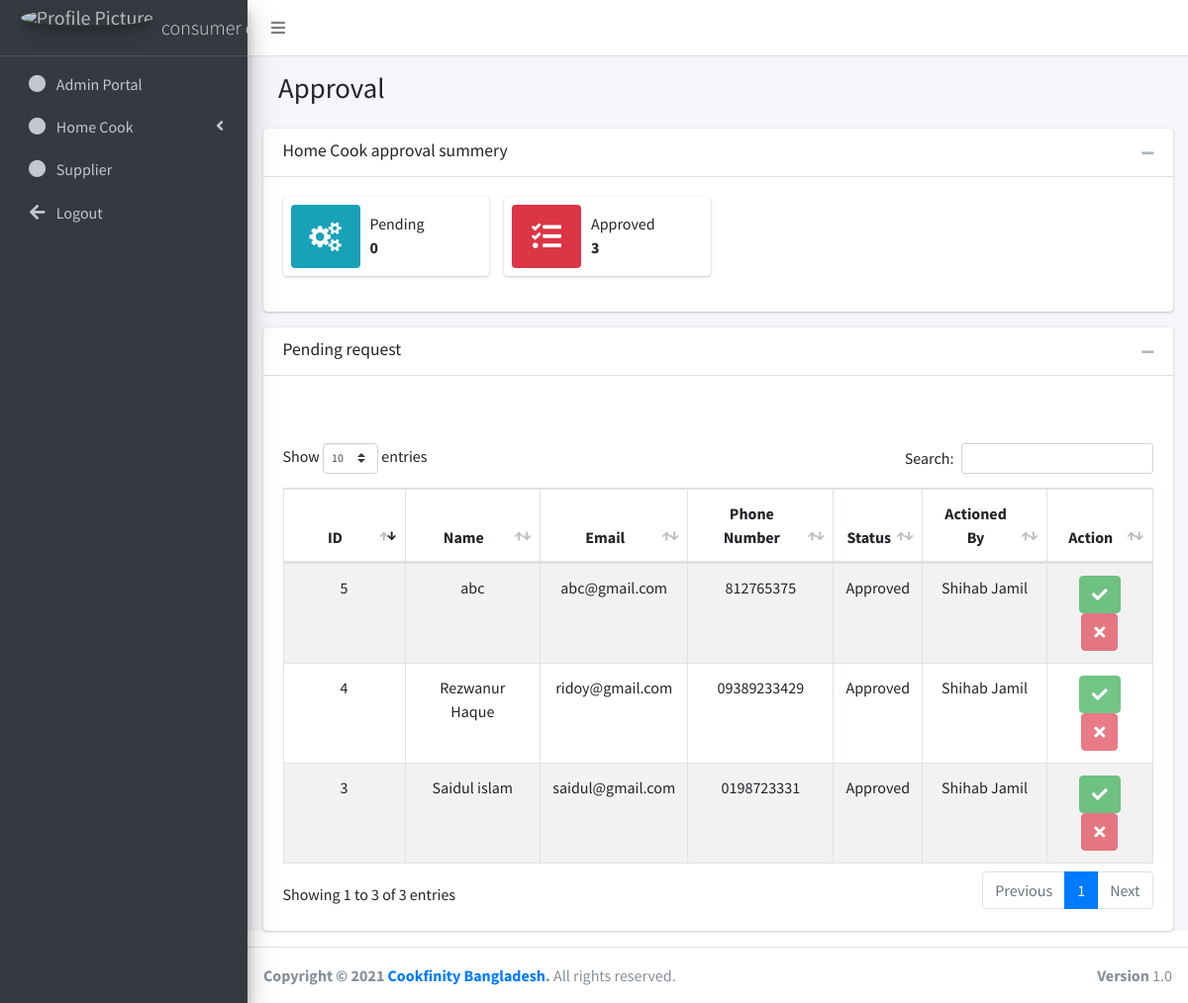
The page /admin/?page=approval (signed in) on the database its author committed.
### tables this page shows
CREATE TABLE `users` (
  `id` int(11) NOT NULL,
  `email` varchar(255) NOT NULL,
  `role` int(11) NOT NULL,
  `full_name` varchar(255) NOT NULL,
  `company_name` varchar(255) DEFAULT NULL,
  `own_image` varchar(255) DEFAULT NULL,
  `company_image` varchar(255) DEFAULT NULL,
  `city` int(11) DEFAULT NULL,
  `location` int(11) DEFAULT NULL,
  `phone_number` varchar(255) NOT NULL,
  `pickup_location` varchar(255) DEFAULT NULL,
  `nid_number` int(11) DEFAULT NULL,
  `address` varchar(255) DEFAULT NULL,
  `password` varchar(255) NOT NULL
);

CREATE TABLE `approvals` (
  `id` int(11) NOT NULL,
  `user_id` int(11) NOT NULL,
  `status` int(11) NOT NULL,
  `actioned_by` int(11) DEFAULT NULL
);

CREATE TABLE `settings_vars_variables` (
  `id` int(11) NOT NULL,
  `var_id` int(11) NOT NULL,
  `value` varchar(255) NOT NULL
);

### functions.php (called while the page is built, shortened)
<?php
    $db_host=constant('DB_HOST');
    $db_user=constant('DB_USERNAME');
    $db_password=constant('DB_PASSWORD');
    $db_name=constant('DB_NAME');
    $con = mysqli_connect($db_host, $db_user, $db_password,$db_name);
    mysqli_set_charset($con, "utf8");
    function getSingleTableRecord($tableName, $columnName, $value){
        $con = $GLOBALS['con'];
        $query = "SELECT * FROM $tableName WHERE $columnName='$value'";
        return mysqli_fetch_array(mysqli_query($con, $query));
    }
    function getUserNameById($uid){
        $con = $GLOBALS['con'];
        $query = "SELECT * FROM users WHERE id='$uid'";
        $result = mysqli_fetch_array(mysqli_query($con, $query));
        return $result['full_name'];
    }
    function getApprovalList(){
        global $con;
        $query = "SELECT ap.id, us.full_name, us.email, us.phone_number, svv.value AS status, ap.actioned_by FROM approvals AS ap JOIN users AS us ON ap.user_id = us.id JOIN settings_vars_variables AS svv ON ap.status = svv.id ORDER BY svv.value DESC";
        return mysqli_query($con, $query);
    }
    function countBadges($criteria){
         $con = $GLOBALS['con'];
        switch ($criteria) {
            case 'pending':
                $query = "SELECT COUNT(*) FROM approvals AS ap JOIN settings_vars_variables AS svv ON ap.status = svv.id WHERE svv.value='Pending'";
                break;
            case 'approved':
                $query = "SELECT COUNT(*) FROM approvals AS ap JOIN settings_vars_variables AS svv ON ap.status = svv.id WHERE svv.value='Approved'";
                break;
        }
        $result = mysqli_fetch_array(mysqli_query($con, $query));
        return $result['COUNT(*)'];
    }
?>

### admin/pages/approval.php (the view, shortened to what this page needs)
<div class="content-header">
    <div class="container-fluid">
    <div class="row mb-2">
        <div class="col-sm-6">
        <h1 class="m-0">Approval</h1>
        </div>
    </div>
    </div>
</div>
<div class="card">
  <div class="card-header">
      <h3 class="card-title">Home Cook approval summery</h3>
      <div class="card-tools">
        <button type="button" class="btn btn-tool" data-card-widget="collapse"><i class="fas fa-minus"></i></button>
      </div>
    </div>
  <div class="card-body">
    <div class="row">
      <div class="col-md-3 col-sm-6 col-12">
        <div class="info-box">
          <span class="info-box-icon bg-info"><i class="fa fa-cogs"></i></span>
          <div class="info-box-content">
            <span class="info-box-text">Pending</span>
            <span class="info-box-number" ><?= countBadges('pending') ?></span>
          </div>
        </div>
      </div>
      <div class="col-md-3 col-sm-6 col-12">
        <div class="info-box">
          <span class="info-box-icon bg-danger"><i class="fas fa-tasks"></i></span>
          <div class="info-box-content">
            <span class="info-box-text">Approved</span>
            <span class="info-box-number"><?= countBadges('approved') ?></span>
          </div>
        </div>
      </div>
    </div>
  </div>
</div>
<div class="card">
  <div class="card-header">
    <h3 class="card-title">Pending request</h3>
    <div class="card-tools">
      <button type="button" class="btn btn-tool" data-card-widget="collapse"><i class="fas fa-minus"></i></button>
    </div>
  </div>
  <div class="card-body">
    <br><br>
    <div class="table-responsive" id="">
      <table id="example3" class="table table-bordered table-striped text-center">
        <thead>
        <tr>
          <th width="80">ID</th>
          <th>Name</th>
          <th>Email</th>
          <th>Phone Number</th>
          <th>Status</th>
          <th>Actioned By</th>
          <th>Action</th>
        </tr>
        </thead>
        <tbody>
        <?php
           $all_data = getApprovalList();
           while($row = mysqli_fetch_array($all_data)){
                ?>
                     <tr >
                        <td>
                            <?= $row['id'] ?>
                        </td>
                        <td><?= $row['full_name'] ?></td>
                        <td><?= $row['email'] ?></td>
                        <td><?= $row['phone_number'] ?></td>
                        <td><?= $row['status'] ?></td>
                        <td><?= $row['actioned_by'] ? getUserNameById($row['actioned_by']) : '' ?></td>
                        <td>
                          <?php
                            if($row['status'] == 'Pending'){
                              ?>
                                <a href="./pages/DB/approve.php?id=<?= $row['id'] ?>" class="btn btn-success" title="Approve"><i class="fas fa-check"></i></a>
                                <a href="./pages/DB/decline.php?id=<?= $row['id'] ?>" class="btn btn-danger" title="Decline"><i class="fas fa-times"></i></i></a>
                              <?php
                            }else{
                                 ?>
                                <a href="./pages/DB/approve.php?id=<?= $row['id'] ?>" class="btn btn-success disabled" title="Approve"><i class="fas fa-check"></i></a>
                                <a href="./pages/DB/decline.php?id=<?= $row['id'] ?>" class="btn btn-danger disabled" title="Decline"><i class="fas fa-times"></i></i></a>
                              <?php
                            }
                          ?>
                        </td>
                    </tr>
                <?php
           }
        ?>
        </tbody>
      </table>
    </div>
  </div>
</div>

### admin/index.php (shortened to what this page needs)
<?php
  require_once('../functions.php');
  $uid = $_SESSION['uid'];
  $user_details = getSingleTableRecord('users', 'id', $uid);
  $user_name = getUserNameById($uid);
?>
<!DOCTYPE html>
<html lang="en">
<head>
    <link rel="stylesheet" href="plugins/fontawesome-free/css/all.min.css">
    <link rel="stylesheet" href="https://stackpath.bootstrapcdn.com/font-awesome/4.7.0/css/font-awesome.min.css">
    <link rel="stylesheet" href="https://code.ionicframework.com/ionicons/2.0.1/css/ionicons.min.css">
    <link rel="stylesheet" href="plugins/datatables-bs4/css/dataTables.bootstrap4.min.css">
    <link rel="stylesheet" href="plugins/datatables-responsive/css/responsive.bootstrap4.min.css">
    <link rel="stylesheet" href="https://cdnjs.cloudflare.com/ajax/libs/select2/4.1.0-beta.1/css/select2.min.css">
    <link rel="stylesheet" href="plugins/daterangepicker/daterangepicker.css">
    <link rel="stylesheet"
          href="https://cdnjs.cloudflare.com/ajax/libs/tempusdominus-bootstrap-4/5.0.0-alpha14/css/tempusdominus-bootstrap-4.min.css"/>
    <link rel="stylesheet" href="dist/css/adminlte.min.css">
    <link rel="stylesheet" href="plugins/summernote/summernote-bs4.css">
</head>
<body class="hold-transition sidebar-mini">
<div class="wrapper">
    <nav class="main-header navbar navbar-expand navbar-white navbar-light">
        <ul class="navbar-nav">
            <li class="nav-item">
                <a class="nav-link" data-widget="pushmenu" href="#" role="button"><i class="fas fa-bars"></i></a>
            </li>
        </ul>
    </nav>
  <aside class="main-sidebar sidebar-dark-primary elevation-4">
    <a href="index.php" class="brand-link">
      <img src="../images/users/<?= $user_details['own_image'] ?>" alt="Profile Picture" class="brand-image img-circle elevation-3" style="opacity: .8">
      <span class="brand-text font-weight-light"><?= $user_name ?></span><br>
    </a>
    <div class="sidebar">
      <nav class="mt-2">
        <ul class="nav nav-pills nav-sidebar flex-column" data-widget="treeview" role="menu" data-accordion="false">
          <li class="nav-item">
            <a href="./?page=admin_portal" class="nav-link">
              <i class="fas fa-circle nav-icon"></i>
              <p>Admin Portal</p>
            </a>
          </li>
          <li class="nav-item has-treeview">
            <a href="#" class="nav-link">
                <i class="fas fa-circle nav-icon"></i>
                <p>
                    Home Cook
                    <i class="fas fa-angle-left right"></i>
                </p>
            </a>
          </li>
          <li class="nav-item">
            <a href="#" class="nav-link">
              <i class="fas fa-circle nav-icon"></i>
              <p>Supplier</p>
            </a>
          </li>
          <li class="nav-item">
            <a href="./?logout" class="nav-link">
              <i class="nav-icon fas fa-arrow-left"></i>
              <p>Logout</p>
            </a>
          </li>
        </ul>
      </nav>
    </div>
  </aside>
    <div class="content-wrapper">
        <div class="content">
            <div class="container-fluid">
                <?php
                if (empty($_GET['page'])) {
                    include "pages/home.php";
                } else {
                    if (file_exists("pages/" . $_GET['page'] . ".php")) {
                        include "pages/" . $_GET['page'] . ".php";
                    } else {
                        include "pages/home.php";
                    }
                }
                ?>
            </div>
        </div>
    </div>
  <footer class="main-footer">
    <strong>Copyright &copy; 2021 <a href="#">Cookfinity Bangladesh</a>.</strong>
    All rights reserved.
    <div class="float-right d-none d-sm-inline-block">
      <b>Version</b> 1.0
    </div>
  </footer>
</div>
</body>
</html>

### rows shown on the page
users: full_name "consumer…"
approvals: id "3", user.full_name "Saidul islam", user.email "saidul@gmail.com", user.phone_number "0198723331", status.value "Approved", actioned_by.full_name "Shihab Jamil"
approvals: id "4", user.full_name "Rezwanur Haque", user.email "ridoy@gmail.com", user.phone_number "09389233429", status.value "Approved", actioned_by.full_name "Shihab Jamil"
approvals: id "5", user.full_name "abc", user.email "abc@gmail.com", user.phone_number "812765375", status.value "Approved", actioned_by.full_name "Shihab Jamil"

### other values the page prints
countBadges('pending') "0"
countBadges('approved') "3"
